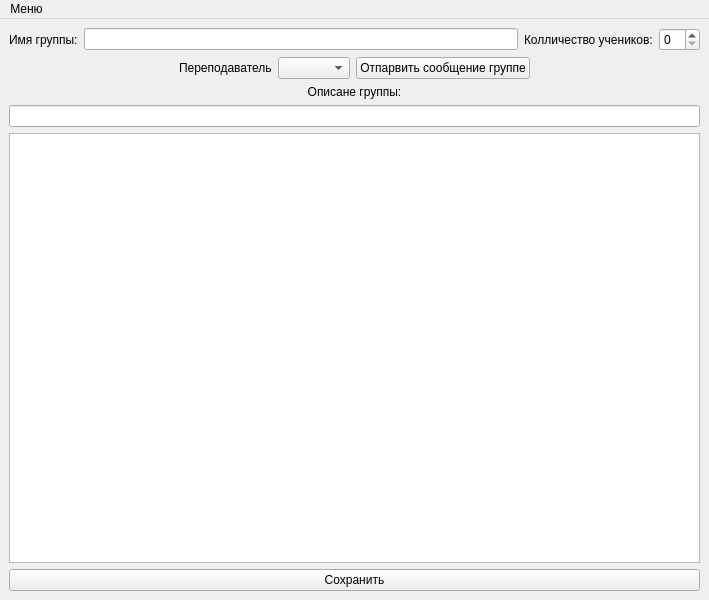
<?xml version="1.0" encoding="UTF-8"?>
<ui version="4.0">
 <class>MainWindow</class>
 <widget class="QMainWindow" name="MainWindow">
  <property name="geometry">
   <rect>
    <x>0</x>
    <y>0</y>
    <width>709</width>
    <height>600</height>
   </rect>
  </property>
  <property name="windowTitle">
   <string>MainWindow</string>
  </property>
  <widget class="QWidget" name="centralwidget">
   <layout class="QHBoxLayout" name="horizontalLayout_3">
    <item>
     <layout class="QVBoxLayout" name="verticalLayout_3">
      <item>
       <layout class="QGridLayout" name="gridLayout_2">
        <item row="0" column="0">
         <widget class="QLabel" name="label">
          <property name="text">
           <string>Имя группы:</string>
          </property>
         </widget>
        </item>
        <item row="0" column="2">
         <widget class="QLabel" name="label_2">
          <property name="text">
           <string>Колличество учеников:</string>
          </property>
         </widget>
        </item>
        <item row="0" column="1">
         <widget class="QLineEdit" name="lineEdit"/>
        </item>
        <item row="0" column="3">
         <widget class="QSpinBox" name="spinBox"/>
        </item>
       </layout>
      </item>
      <item>
       <layout class="QVBoxLayout" name="verticalLayout_4">
        <item>
         <layout class="QHBoxLayout" name="horizontalLayout_2">
          <item>
           <spacer name="horizontalSpacer">
            <property name="orientation">
             <enum>Qt::Horizontal</enum>
            </property>
            <property name="sizeHint" stdset="0">
             <size>
              <width>40</width>
              <height>20</height>
             </size>
            </property>
           </spacer>
          </item>
          <item>
           <widget class="QLabel" name="label_3">
            <property name="text">
             <string>Переподаватель</string>
            </property>
           </widget>
          </item>
          <item>
           <widget class="QComboBox" name="comboBox">
            <property name="editable">
             <bool>false</bool>
            </property>
           </widget>
          </item>
          <item>
           <widget class="QPushButton" name="pushButton_3">
            <property name="text">
             <string>Отпарвить сообщение группе</string>
            </property>
           </widget>
          </item>
          <item>
           <spacer name="horizontalSpacer_2">
            <property name="orientation">
             <enum>Qt::Horizontal</enum>
            </property>
            <property name="sizeHint" stdset="0">
             <size>
              <width>40</width>
              <height>20</height>
             </size>
            </property>
           </spacer>
          </item>
         </layout>
        </item>
        <item>
         <widget class="QLabel" name="label_4">
          <property name="text">
           <string>Описане группы:</string>
          </property>
          <property name="alignment">
           <set>Qt::AlignCenter</set>
          </property>
         </widget>
        </item>
        <item>
         <widget class="QLineEdit" name="lineEdit_2"/>
        </item>
        <item>
         <widget class="QTableWidget" name="tableWidget"/>
        </item>
       </layout>
      </item>
      <item>
       <widget class="QPushButton" name="pushButton">
        <property name="layoutDirection">
         <enum>Qt::LeftToRight</enum>
        </property>
        <property name="text">
         <string>Сохранить</string>
        </property>
        <property name="autoDefault">
         <bool>false</bool>
        </property>
        <property name="flat">
         <bool>false</bool>
        </property>
       </widget>
      </item>
     </layout>
    </item>
   </layout>
  </widget>
  <widget class="QMenuBar" name="menuBar">
   <property name="enabled">
    <bool>true</bool>
   </property>
   <property name="geometry">
    <rect>
     <x>0</x>
     <y>0</y>
     <width>709</width>
     <height>26</height>
    </rect>
   </property>
   <widget class="QMenu" name="menu">
    <property name="title">
     <string>Меню</string>
    </property>
    <addaction name="action_2"/>
    <addaction name="action_3"/>
    <addaction name="action"/>
    <addaction name="action_4"/>
   </widget>
   <addaction name="menu"/>
  </widget>
  <action name="action_2">
   <property name="text">
    <string>Создать новую учебную группу</string>
   </property>
  </action>
  <action name="action_3">
   <property name="text">
    <string>Создать преподавателя</string>
   </property>
  </action>
  <action name="action">
   <property name="text">
    <string>История</string>
   </property>
  </action>
  <action name="action_4">
   <property name="text">
    <string>Список всех групп </string>
   </property>
  </action>
 </widget>
 <resources/>
 <connections/>
</ui>
